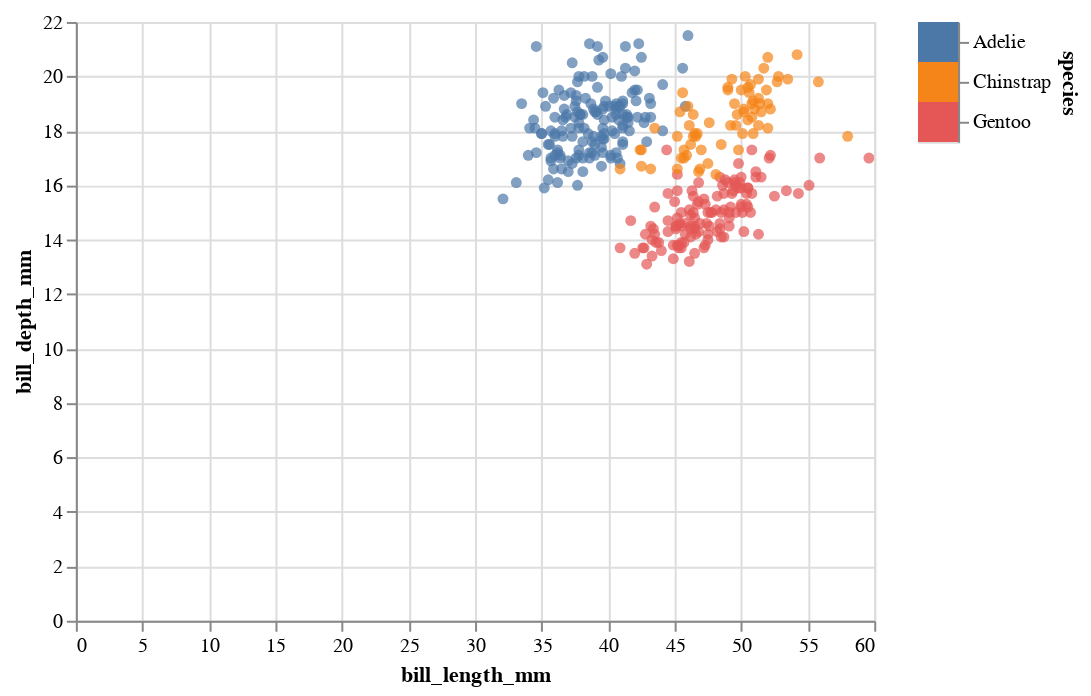

Notebook source saved alongside this figure:
### Code cell
species_color = alt.Color("species:N", legend=None) 

scatterplot = alt.Chart(penguins).mark_circle().encode(
  x="bill_length_mm:Q",
  y="bill_depth_mm:Q",
  color=species_color
).interactive()

legend = alt.Chart(penguins).mark_rect().encode(
  y=alt.Y("species:N", axis=alt.Axis(orient="right")),
  color=species_color 
)

scatterplot | legend

### Figure 1 — Vega-Lite specification as saved in the notebook (floating-point values rounded to 4 significant figures; data arrays with more than 128 entries replaced by an {"elided": "..."} marker saying what was removed)
{"config": {"view": {"continuousWidth": 400, "continuousHeight": 300}}, "hconcat": [{"mark": "circle", "encoding": {"color": {"field": "species", "legend": null, "type": "nominal"}, "x": {"field": "bill_length_mm", "type": "quantitative"}, "y": {"field": "bill_depth_mm", "type": "quantitative"}}, "selection": {"selector029": {"type": "interval", "bind": "scales", "encodings": ["x", "y"]}}}, {"mark": "rect", "encoding": {"color": {"field": "species", "legend": null, "type": "nominal"}, "y": {"axis": {"orient": "right"}, "field": "species", "type": "nominal"}}}], "data": {"name": "data-d00e1631cca48c544438d30d2b470e8a"}, "$schema": "https://vega.github.io/schema/vega-lite/v4.17.0.json", "datasets": {"data-d00e1631cca48c544438d30d2b470e8a": {"elided": "344 records"}}}
